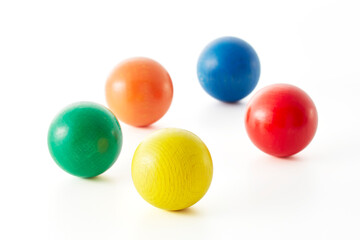
#> input picture Images/col_balls.jpg, 360 x 240 px, found by its file name
$ python Edge_decetions.py
#> lines starting #> are read from the running program, lines starting #| are printed output that depends on the picture; after the words box and inside, x2 and y2 are one past the last pixel; in counts of white or black regions, pixels touching at a corner belong together
#!/usr/bin/env python3
# -*- coding: utf-8 -*-
"""
Created on Sat Jun  1 09:45:10 2024

@author: era
"""

import numpy as np
import cv2

img = cv2.imread("/home/era/Desktop/Work/Opencv_projects/Images/col_balls.jpg")
#> img is the input picture: shape (240, 360, 3); mean B, G, R 212.2, 226.3, 230.9
img = cv2.resize(img, (600,600))
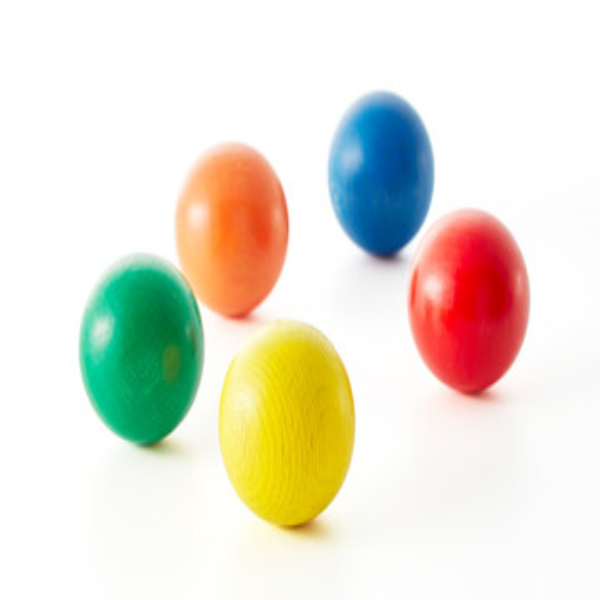
#> img: shape (600, 600, 3); mean B, G, R 212.2, 226.3, 230.8
cv2.imshow("original", img)

img_g = cv2.cvtColor(img, cv2.COLOR_BGR2GRAY)
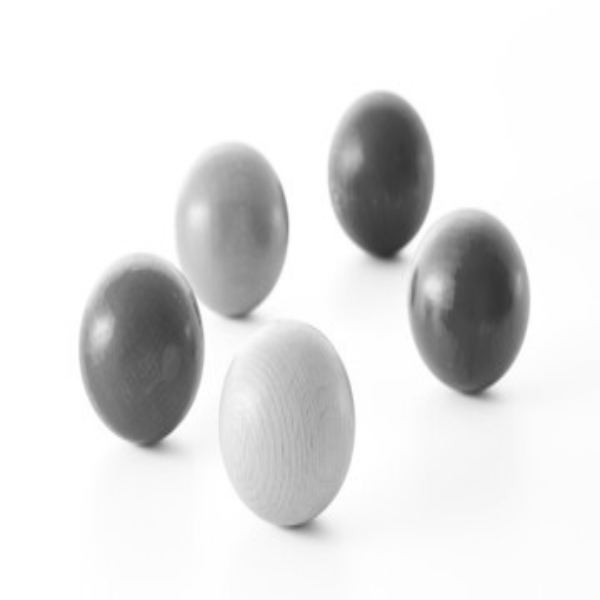
#> img_g: shape (600, 600); min 49, max 255, mean 226.1

def nothing(x):
    pass

cv2.namedWindow("canny")
cv2.createTrackbar("threshold", "canny", 0, 255, nothing)


while True:
    a = cv2.getTrackbarPos("threshold", "canny")
    print(a)
    res = cv2.Canny(img_g,a,255)
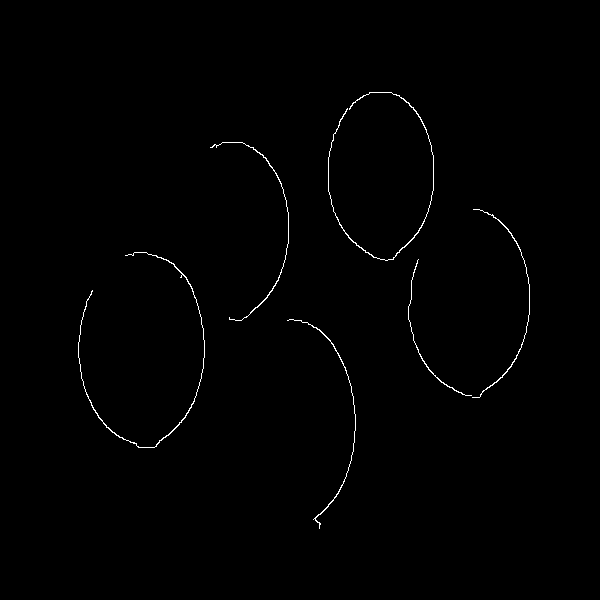
#> res: shape (600, 600); 0.58% white in thin lines or dots, all inside (x1, y1, x2, y2) = (78, 92, 530, 529)
    cv2.imshow("canny", res)


cv2.waitKey(0)
cv2.destroyAllWindows()
